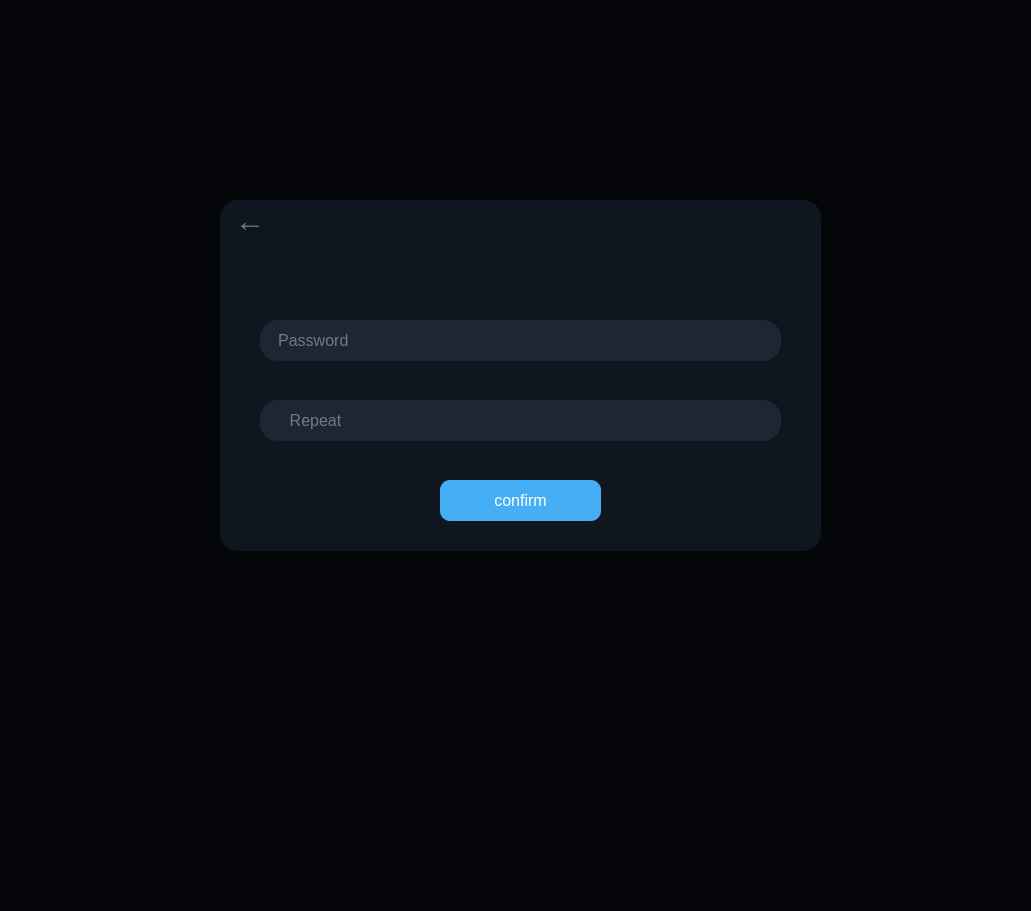
  <widget class="QWidget" name="paswidget" native="true">
   <property name="geometry">
    <rect>
     <x>0</x>
     <y>0</y>
     <width>1031</width>
     <height>911</height>
    </rect>
   </property>
   <property name="styleSheet">
    <string notr="true">background-color:#040609;</string>
   </property>
   <widget class="QWidget" name="widget_4" native="true">
    <property name="geometry">
     <rect>
      <x>220</x>
      <y>200</y>
      <width>601</width>
      <height>351</height>
     </rect>
    </property>
    <property name="styleSheet">
     <string notr="true">background-color: #10161f;
            color: white;
            border-radius: 18px;
            font-size: 16px;
           border: none;  </string>
    </property>
    <widget class="QPushButton" name="confirm_pas_btn">
     <property name="enabled">
      <bool>true</bool>
     </property>
     <property name="geometry">
      <rect>
       <x>220</x>
       <y>280</y>
       <width>161</width>
       <height>41</height>
      </rect>
     </property>
     <property name="cursor">
      <cursorShape>PointingHandCursor</cursorShape>
     </property>
     <property name="styleSheet">
      <string notr="true">          background-color: #45aef5 ;
            color: white;
            border-radius: 10px;
            font-size: 16px;
           border: none;  </string>
     </property>
     <property name="text">
      <string>confirm</string>
     </property>
    </widget>
    <widget class="QLabel" name="label_20">
     <property name="enabled">
      <bool>false</bool>
     </property>
     <property name="geometry">
      <rect>
       <x>40</x>
       <y>120</y>
       <width>111</width>
       <height>41</height>
      </rect>
     </property>
     <property name="styleSheet">
      <string notr="true">color: #6f7988;
background-color: rgb(29, 38, 51);</string>
     </property>
     <property name="text">
      <string>Password </string>
     </property>
     <property name="alignment">
      <set>Qt::AlignmentFlag::AlignCenter</set>
     </property>
    </widget>
    <widget class="QTextEdit" name="textEdit_24">
     <property name="enabled">
      <bool>false</bool>
     </property>
     <property name="geometry">
      <rect>
       <x>190</x>
       <y>50</y>
       <width>201</width>
       <height>51</height>
      </rect>
     </property>
     <property name="styleSheet">
      <string notr="true">color:#6f7988;
padding-left:10px;
</string>
     </property>
     <property name="lineWrapMode">
      <enum>QTextEdit::LineWrapMode::WidgetWidth</enum>
     </property>
     <property name="lineWrapColumnOrWidth">
      <number>10</number>
     </property>
     <property name="readOnly">
      <bool>true</bool>
     </property>
     <property name="overwriteMode">
      <bool>true</bool>
     </property>
     <property name="placeholderText">
      <string/>
     </property>
    </widget>
    <widget class="QTextEdit" name="textEdit_30">
     <property name="enabled">
      <bool>false</bool>
     </property>
     <property name="geometry">
      <rect>
       <x>220</x>
       <y>40</y>
       <width>171</width>
       <height>40</height>
      </rect>
     </property>
     <property name="styleSheet">
      <string notr="true">padding-left:10px;
color: rgb(255, 255, 255);</string>
     </property>
     <property name="readOnly">
      <bool>true</bool>
     </property>
     <property name="html">
      <string>&lt;!DOCTYPE HTML PUBLIC &quot;-//W3C//DTD HTML 4.0//EN&quot; &quot;http://www.w3.org/TR/REC-html40/strict.dtd&quot;&gt;
&lt;html&gt;&lt;head&gt;&lt;meta name=&quot;qrichtext&quot; content=&quot;1&quot; /&gt;&lt;meta charset=&quot;utf-8&quot; /&gt;&lt;style type=&quot;text/css&quot;&gt;
p, li { white-space: pre-wrap; }
hr { height: 1px; border-width: 0; }
li.unchecked::marker { content: &quot;\2610&quot;; }
li.checked::marker { content: &quot;\2612&quot;; }
&lt;/style&gt;&lt;/head&gt;&lt;body style=&quot; font-family:'Segoe UI'; font-size:16px; font-weight:400; font-style:normal;&quot;&gt;
&lt;p style=&quot;-qt-paragraph-type:empty; margin-top:0px; margin-bottom:0px; margin-left:0px; margin-right:0px; -qt-block-indent:0; text-indent:0px;&quot;&gt;&lt;br /&gt;&lt;/p&gt;&lt;/body&gt;&lt;/html&gt;</string>
     </property>
    </widget>
    <widget class="QLineEdit" name="pas_lineEdit">
     <property name="geometry">
      <rect>
       <x>130</x>
       <y>120</y>
       <width>371</width>
       <height>41</height>
      </rect>
     </property>
     <property name="styleSheet">
      <string notr="true">    border-radius: 8px; 
    padding: 0px 20px; 
    background-color: #1d2633   ; 
color: rgb(255, 255, 255);
    font-size: 12px;

</string>
     </property>
     <property name="echoMode">
      <enum>QLineEdit::EchoMode::PasswordEchoOnEdit</enum>
     </property>
    </widget>
    <widget class="QLabel" name="label_21">
     <property name="enabled">
      <bool>false</bool>
     </property>
     <property name="geometry">
      <rect>
       <x>480</x>
       <y>120</y>
       <width>81</width>
       <height>41</height>
      </rect>
     </property>
     <property name="styleSheet">
      <string notr="true">color: #6f7988;
background-color: rgb(29, 38, 51);</string>
     </property>
     <property name="text">
      <string/>
     </property>
     <property name="alignment">
      <set>Qt::AlignmentFlag::AlignCenter</set>
     </property>
    </widget>
    <widget class="QPushButton" name="backtoeditprof_btn">
     <property name="enabled">
      <bool>true</bool>
     </property>
     <property name="geometry">
      <rect>
       <x>20</x>
       <y>10</y>
       <width>20</width>
       <height>21</height>
      </rect>
     </property>
     <property name="cursor">
      <cursorShape>PointingHandCursor</cursorShape>
     </property>
     <property name="styleSheet">
      <string notr="true">background-color: #10161f;
color: #6f7988;
            border-radius: 10px;
            font-size: 30px;
           border: none;  </string>
     </property>
     <property name="text">
      <string>←</string>
     </property>
    </widget>
    <widget class="QLabel" name="label_22">
     <property name="enabled">
      <bool>false</bool>
     </property>
     <property name="geometry">
      <rect>
       <x>40</x>
       <y>200</y>
       <width>111</width>
       <height>41</height>
      </rect>
     </property>
     <property name="styleSheet">
      <string notr="true">color: #6f7988;
background-color: rgb(29, 38, 51);</string>
     </property>
     <property name="text">
      <string>Repeat</string>
     </property>
     <property name="alignment">
      <set>Qt::AlignmentFlag::AlignCenter</set>
     </property>
    </widget>
    <widget class="QLineEdit" name="reppas_lineEdit">
     <property name="geometry">
      <rect>
       <x>130</x>
       <y>200</y>
       <width>371</width>
       <height>41</height>
      </rect>
     </property>
     <property name="styleSheet">
      <string notr="true">    border-radius: 8px; 
    padding: 0px 20px; 
    background-color: #1d2633   ; 
color: rgb(255, 255, 255);
    font-size: 12px;

</string>
     </property>
     <property name="echoMode">
      <enum>QLineEdit::EchoMode::PasswordEchoOnEdit</enum>
     </property>
    </widget>
    <widget class="QLabel" name="label_23">
     <property name="enabled">
      <bool>false</bool>
     </property>
     <property name="geometry">
      <rect>
       <x>480</x>
       <y>200</y>
       <width>81</width>
       <height>41</height>
      </rect>
     </property>
     <property name="styleSheet">
      <string notr="true">color: #6f7988;
background-color: rgb(29, 38, 51);</string>
     </property>
     <property name="text">
      <string/>
     </property>
     <property name="alignment">
      <set>Qt::AlignmentFlag::AlignCenter</set>
     </property>
    </widget>
    <zorder>confirm_pas_btn</zorder>
    <zorder>textEdit_24</zorder>
    <zorder>textEdit_30</zorder>
    <zorder>pas_lineEdit</zorder>
    <zorder>label_20</zorder>
    <zorder>label_21</zorder>
    <zorder>backtoeditprof_btn</zorder>
    <zorder>label_22</zorder>
    <zorder>reppas_lineEdit</zorder>
    <zorder>label_23</zorder>
   </widget>
  </widget>
